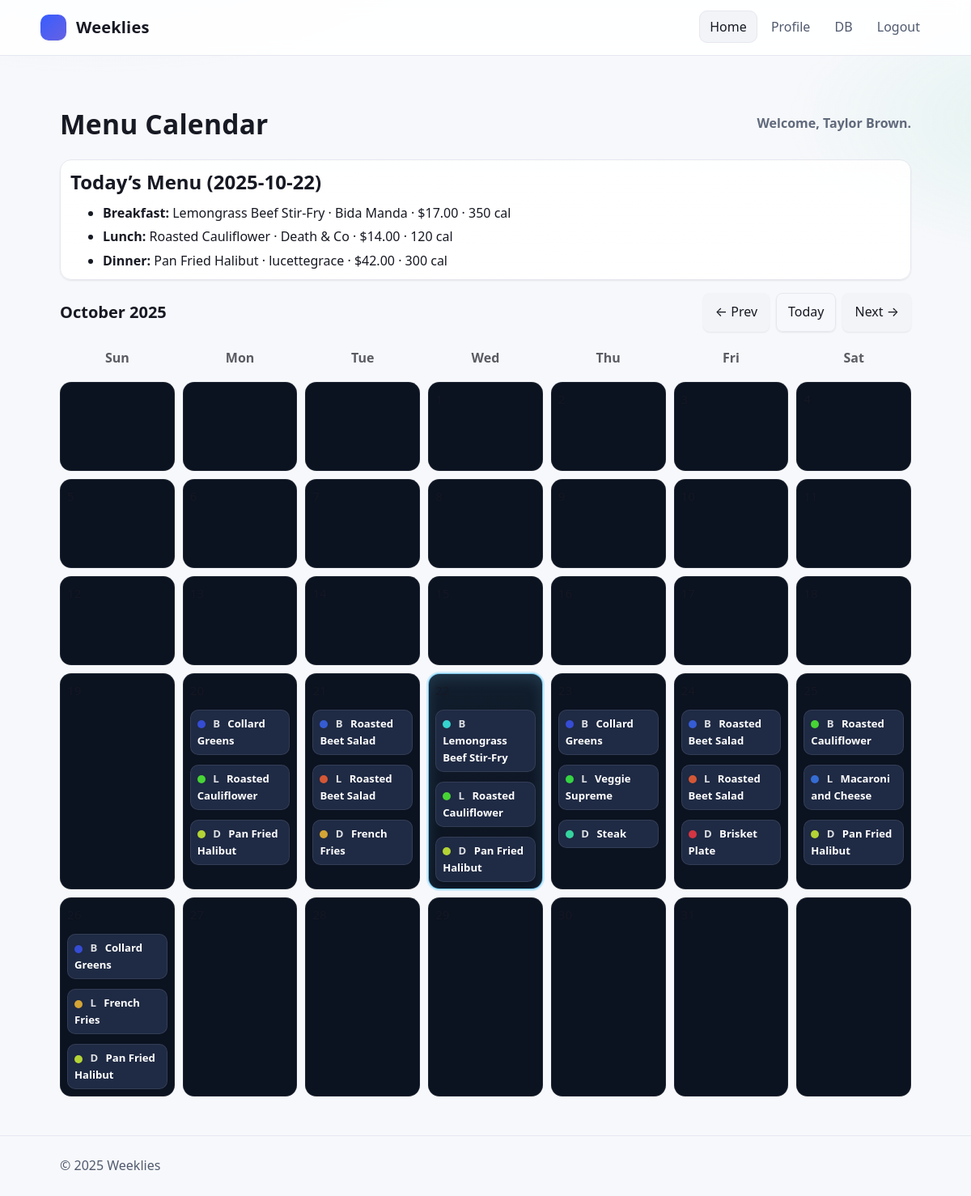
The page / (signed in) on the database its author committed.
### tables this page shows
CREATE TABLE "MenuItem" (
	"itm_id"	INTEGER NOT NULL UNIQUE,
	"rtr_id"	INTEGER NOT NULL,
	"name"	TEXT NOT NULL,
	"description"	TEXT,
	"price"	INTEGER NOT NULL,
	"calories"	INTEGER NOT NULL,
	"instock"	INTEGER NOT NULL,
	"restock"	TEXT,
	"allergens"	TEXT,
	PRIMARY KEY("itm_id" AUTOINCREMENT),
	FOREIGN KEY("rtr_id") REFERENCES "Restaurant"("rtr_id")
);

CREATE TABLE "Restaurant" (
	"rtr_id"	INTEGER NOT NULL UNIQUE,
	"name"	TEXT NOT NULL,
	"description"	TEXT,
	"phone"	TEXT NOT NULL UNIQUE,
	"email"	TEXT NOT NULL UNIQUE,
	"password_HS"	TEXT NOT NULL,
	"address"	TEXT NOT NULL,
	"city"	TEXT NOT NULL,
	"state"	TEXT NOT NULL,
	"zip"	INTEGER NOT NULL,
	"hours"	TEXT,
	"status"	TEXT,
	PRIMARY KEY("rtr_id" AUTOINCREMENT)
);

### Flask_app.py (the view)
@app.route('/', defaults={'year': None, 'month': None})
@app.route('/<int:year>/<int:month>')
def index(year, month):
    if session.get("Username") is None:
        return redirect(url_for("login"))
    today = date.today()
    if not year or not month:
        year, month = today.year, today.month
    conn = create_connection(db_file)
    try:
        user = fetch_one(conn, 'SELECT * FROM "User" WHERE email = ?', (session.get("Email"),))
    finally:
        close_connection(conn)
    if not user:
        return redirect(url_for("logout"))
    gen_str = user[9] if len(user) > 9 else ""
    gen_map = parse_generated_menu(gen_str)
    all_item_ids = sorted({e['itm_id'] for entries in gen_map.values() for e in entries})
    items_by_id = fetch_menu_items_by_ids(all_item_ids)
    cells = build_calendar_cells(gen_map, year, month, items_by_id)
    today_iso = f"{today.year:04d}-{today.month:02d}-{today.day:02d}"
    today_entries = sorted(gen_map.get(today_iso, []), key=lambda e: e.get('meal', 3))
    today_menu = []
    for e in today_entries:
        item = items_by_id.get(e['itm_id'])
        if item:
            today_menu.append(type("TodayEntry", (), {"meal": e['meal'], "item": item}))
    cur = date(year, month, 15)
    prev_m = (cur.replace(day=1) - timedelta(days=1)).replace(day=1)
    next_m = (cur.replace(day=28) + timedelta(days=10)).replace(day=1)
    return render_template(
        "index.html",
        username=session["Username"],
        month_name=calendar.month_name[month],
        month=month,
        year=year,
        prev_month=prev_m.month,
        prev_year=prev_m.year,
        next_month=next_m.month,
        next_year=next_m.year,
        calendar_cells=cells,
        today_year=today.year,
        today_month=today.month,
        today_day=today.day,
        today_menu=today_menu,
    )

### Flask_app.py (called while the page is built)
def parse_generated_menu(gen_str):
    if not gen_str:
        return {}
    pairs = re.findall(r'\[\s*(\d{4}-\d{2}-\d{2})\s*,\s*([0-9]+)\s*(?:,\s*([123])\s*)?\]', gen_str)
    out = {}
    for d, mid, meal in pairs:
        try:
            itm_id = int(mid)
            meal_i = int(meal) if meal else 3  # default to Dinner for legacy entries
            out.setdefault(d, []).append({'itm_id': itm_id, 'meal': meal_i})
        except ValueError:
            continue
    return out

def palette_for_item_ids(item_ids):
    import colorsys
    def hsl_to_hex(h, s, l):
        r, g, b = colorsys.hls_to_rgb(h/360.0, l/100.0, s/100.0)
        return '#%02x%02x%02x' % (int(r*255), int(g*255), int(b*255))
    palette = {}
    for iid in item_ids:
        seed = (iid * 9301 + 49297) % 233280
        hue = seed % 360
        palette[iid] = hsl_to_hex(hue, 65, 52)
    return palette

def fetch_menu_items_by_ids(ids):
    if not ids:
        return {}
    conn = create_connection(db_file)
    try:
        qmarks = ",".join(["?"] * len(ids))
        sql = f"""
          SELECT m.itm_id, m.rtr_id, m.name, m.description, m.price, m.calories,
                 m.allergens, r.name AS restaurant_name
          FROM MenuItem m
          JOIN Restaurant r ON r.rtr_id = m.rtr_id
          WHERE m.itm_id IN ({qmarks})
        """
        rows = fetch_all(conn, sql, tuple(ids))
    finally:
        close_connection(conn)
    out = {}
    for r in rows:
        out[r[0]] = {
            "itm_id": r[0],
            "rtr_id": r[1],
            "name": r[2],
            "description": r[3],
            "price": r[4],
            "calories": r[5],
            "allergens": r[6],
            "restaurant_name": r[7],
        }
    return out

### sqlQueries.py (called while the page is built)
def create_connection(db_file):
    conn = None
    try:
        conn = sqlite3.connect(db_file)
    except sqlite3.Error as e:
        print(e)
    return conn

def close_connection(conn):
    if conn:
        conn.close()

def execute_query(conn, query, params=()):
    try:
        cur = conn.cursor()
        cur.execute(query, params)
        conn.commit()
        return cur
    except sqlite3.Error as e:
        print(e)
        return None

def fetch_all(conn, query, params=()):
    cur = execute_query(conn, query, params)
    if cur:
        return cur.fetchall()
    return []

def fetch_one(conn, query, params=()):
    cur = execute_query(conn, query, params)
    if cur:
        return cur.fetchone()
    return None

### templates/index.html (shortened to what this page needs)
<!DOCTYPE html>
<html lang="en">
<head>
  <link rel="stylesheet" href="{{ url_for('static', filename='style.css') }}" />
</head>
<body>
<header class="site-header">
  <div class="container">
    <a class="brand" href="{{ url_for('index') }}">
      <span class="logo" aria-hidden="true"></span> Weeklies
    </a>
    <nav>
      <a href="{{ url_for('index') }}">Home</a>
      <a href="{{ url_for('profile') }}">Profile</a>
      <a href="{{ url_for('db_view') }}">DB</a>
      <a href="{{ url_for('logout') }}" data-confirm="Log out now?">Logout</a>
    </nav>
  </div>
</header>
<main class="main">
  <div class="container">
    <div class="page-title" style="align-items:center; justify-content:space-between;">
      <h1 class="mb-0">Menu Calendar</h1>
      <div class="greet" style="color: var(--muted); font-weight:600;">Welcome, {{ username }}.</div>
    </div>
    {% set meal_names = {1: 'Breakfast', 2: 'Lunch', 3: 'Dinner'} %}
    {% set meal_short = {1: 'B', 2: 'L', 3: 'D'} %}
    {% set has_any = today_menu and (today_menu|length) %}
    <div class="card mb-3 compact">
      <div class="card-body">
        <h2 class="h6 mb-1">Today’s Menu ({{ today_year }}-{{ '%02d'|format(today_month) }}-{{ '%02d'|format(today_day) }})</h2>
        {% if has_any %}
          <ul class="list">
            {% for entry in today_menu %}
              <li class="list-item">
                <strong>{{ meal_names.get(entry.meal, 'Meal') }}:</strong>
                {{ entry.item.name }}
                <span class="muted"> · {{ entry.item.restaurant_name }} · ${{ '%.2f'|format(entry.item.price/100) }} · {{ entry.item.calories }} cal</span>
              </li>
            {% endfor %}
          </ul>
        {% else %}
          <p class="muted mb-0">No menu has been set for today.</p>
        {% endif %}
      </div>
    </div>
    <div class="calendar-wrap calendar-wide">
      <div class="calendar-toolbar" style="display:flex; align-items:center; justify-content:space-between; gap:12px; margin: 8px 0 14px;">
        <div class="cal-title" style="font-weight:700; font-size:1.25rem;">{{ month_name }} {{ year }}</div>
        <div class="btnrow">
          <a class="btn" href="{{ url_for('index', year=prev_year, month=prev_month) }}">&larr; Prev</a>
          <a class="btn btn-outline" href="{{ url_for('index') }}">Today</a>
          <a class="btn" href="{{ url_for('index', year=next_year, month=next_month) }}">Next &rarr;</a>
        </div>
      </div>
      <div class="cal-grid">
        {% for dow in ['Sun','Mon','Tue','Wed','Thu','Fri','Sat'] %}
          <div class="cal-dow">{{ dow }}</div>
        {% endfor %}
        {% for cell in calendar_cells %}
          {% if cell.day == 0 %}
            <div class="day-cell muted"></div>
          {% else %}
            <div class="day-cell{% if year==today_year and month==today_month and cell.day==today_day %} today{% endif %}">
              <div class="day-num">{{ cell.day }}</div>
              {% if cell.meals and cell.meals|length %}
                <div class="badge-stack" style="display:flex; flex-direction:column; gap:6px; margin-top:6px;">
                  {% for m in cell.meals %}
                    <div class="badge has-item" title="{{ meal_names.get(m.meal, 'Meal') }}: {{ m.item.name }}">
                      <span class="dot" style="background: {{ m.color }};"></span>
                      <span class="muted" style="opacity:.85; font-weight:700; margin-right:6px;">{{ meal_short.get(m.meal, '?') }}</span>
                      {{ m.item.name }}
                    </div>
                  {% endfor %}
                </div>
              {% endif %}
            </div>
          {% endif %}
        {% endfor %}
      </div>
    </div>
  </div>
</main>
<footer class="footer">
  <div class="container">© {{ year }} Weeklies</div>
</footer>
</body>
</html>

### templates/index.html (style rules this page uses)
.calendar-wrap { margin-top: 16px; }
.greet { font-weight:700; font-size:1.0rem; opacity:.9; }
.cal-title { font-size: 1.4rem; font-weight: 700; }
.cal-grid { display:grid; grid-template-columns: repeat(7, 1fr); gap: 10px; }
.cal-dow { text-align:center; font-weight:600; opacity:0.7; padding: 6px 0; }
.day-cell { position: relative; background: var(--card, #0b1220); border: 1px solid rgba(255,255,255,.08); min-height: 110px; border-radius: var(--radius, 14px); padding: 8px; overflow: visible; z-index: 0; }
.day-cell.today { border-color: rgba(126, 214, 255, .9); box-shadow: 0 0 0 2px rgba(126, 214, 255, .35), 0 6px 18px rgba(126, 214, 255, .15) inset; background-image: linear-gradient(180deg, rgba(126,214,255,.06), transparent); }
.day-num { font-size:.9rem; opacity:.8; }
.badge { display:inline-block; padding: 6px 8px; border-radius: 10px; font-size:.78rem; font-weight:600; margin-top: 6px; background: var(--chip-bg, #1f2a44); border: 1px solid rgba(255,255,255,.09); cursor: default; }
.badge.has-item { color: #fff; }
.badge .dot { display:inline-block; width:10px; height:10px; border-radius:50%; margin-right:6px; vertical-align: middle; }
.btnrow { display:flex; gap:8px; }
.btn { text-decoration:none; }

### rows shown on the page
MenuItem: item.name "Lemongrass Beef Stir-Fry", entry.item.price/100 "17.00", item.calories "350", item.name "Lemongrass Beef Stir-Fry"
Restaurant: item.restaurant_name "Bida Manda"
MenuItem: item.name "Roasted Cauliflower", entry.item.price/100 "14.00", item.calories "120", item.name "Roasted Cauliflower" "Roasted Cauliflower" "Roasted Cauliflower"
Restaurant: item.restaurant_name "Death & Co"
MenuItem: item.name "Pan Fried Halibut", entry.item.price/100 "42.00", item.calories "300", item.name "Pan Fried Halibut" "Pan Fried Halibut" "Pan Fried Halibut" "Pan Fried Halibut"
Restaurant: item.restaurant_name "lucettegrace"
MenuItem: item.name "Collard Greens" "Collard Greens" "Collard Greens"
MenuItem: item.name "Roasted Beet Salad" "Roasted Beet Salad"
MenuItem: item.name "Roasted Beet Salad" "Roasted Beet Salad"
MenuItem: item.name "French Fries" "French Fries"
MenuItem: item.name "Veggie Supreme"
MenuItem: item.name "Steak"
MenuItem: item.name "Brisket Plate"
MenuItem: item.name "Macaroni and Cheese"

### other values the page prints
{{ username }} "Taylor Brown"
{{ '%02d'|format(today_month) }} "10"
{{ '%02d'|format(today_day) }} "22"
{{ meal_names.get(entry.meal, 'Meal') }} "Breakfast" "Lunch" "Dinner"
{{ month_name }} "October"
{{ year }} "2025"
{{ dow }} "Sun" "Mon" "Tue" "Wed" "Thu" "Fri" "Sat"
{{ meal_short.get(m.meal, '?') }} "B" "L" "D" "B" "L" "D" "B" "L" "D" "B" "L" "D" "B" "L" "D" "B" "L" "D" "B" "L" "D"
